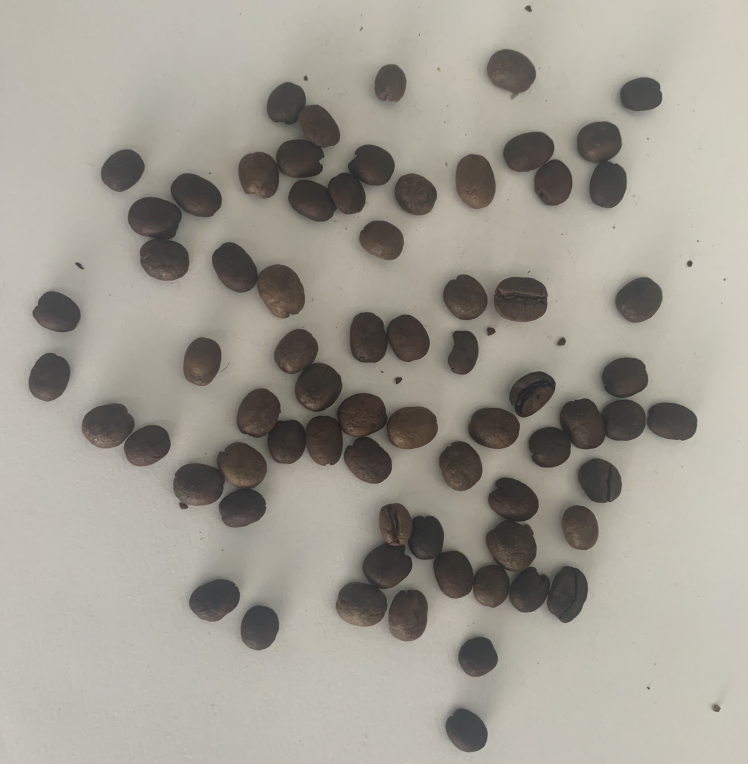
#> input picture LAB04/70-1.jpg, 2991 x 3054 px (shown at 1/4 size); its folder holds 5 pictures in this run
$ jupyter execute --allow-errors 'cafe-notebook - Copia.ipynb'   (Python 2 division)   (older library calls are emulated)
#> lines starting #> are read from the running program, lines starting #| are printed output that depends on the picture; after the words box and inside, x2 and y2 are one past the last pixel; in counts of white or black regions, pixels touching at a corner belong together
[cell 1]
import sys
import cv2
import numpy as np
import matplotlib.pyplot as plt
import random
from os.path import join
import pandas as pd
from glob import glob

[cell 2]
def list_images():
    cwd = os.getcwd()

    files = []
    for ext in ('*.jpg', '*.png'):
        #files.extend(glob(join(cwd, ext)))
        files.extend(glob(ext))

    return files

#> (a cell that did not finish here is left out)

#> (a cell that did not finish here is left out)

[cell 5]
original_image = cv2.imread('70-1.jpg')
#> original_image is the input picture: shape (3054, 2991, 3); mean B, G, R 146.2, 155.5, 159.8
original_image_bw = cv2.cvtColor(original_image , cv2.COLOR_BGR2GRAY)

img_threshold = cv2.adaptiveThreshold(original_image_bw, 255, cv2.ADAPTIVE_THRESH_GAUSSIAN_C, cv2.THRESH_BINARY, 11, 2)
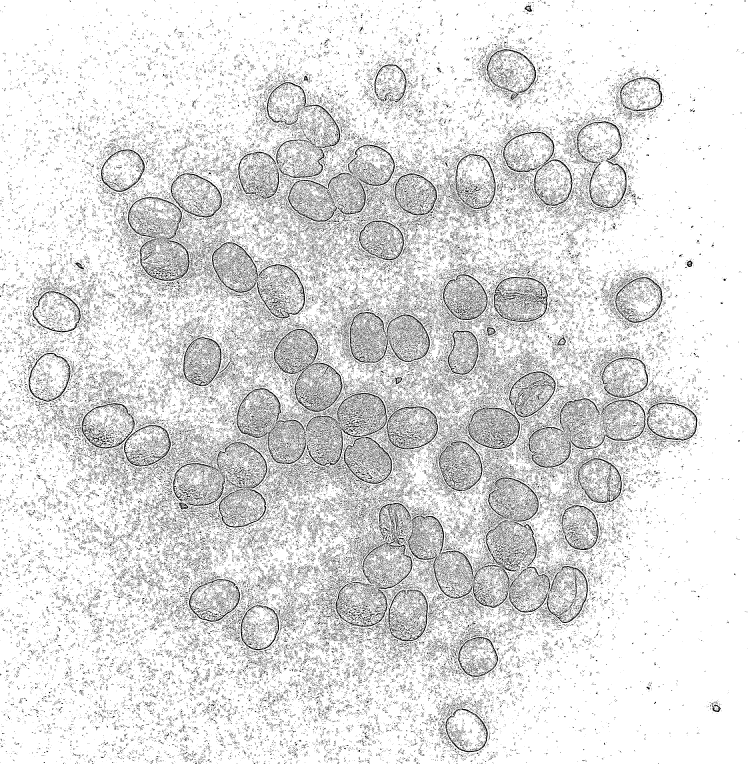
#> img_threshold: shape (3054, 2991) (shown at 1/4 size); 87.5% white; black in thin lines or dots
ret, img_threshold2 = cv2.threshold(original_image_bw, 0, 255, cv2.THRESH_BINARY+cv2.THRESH_OTSU)
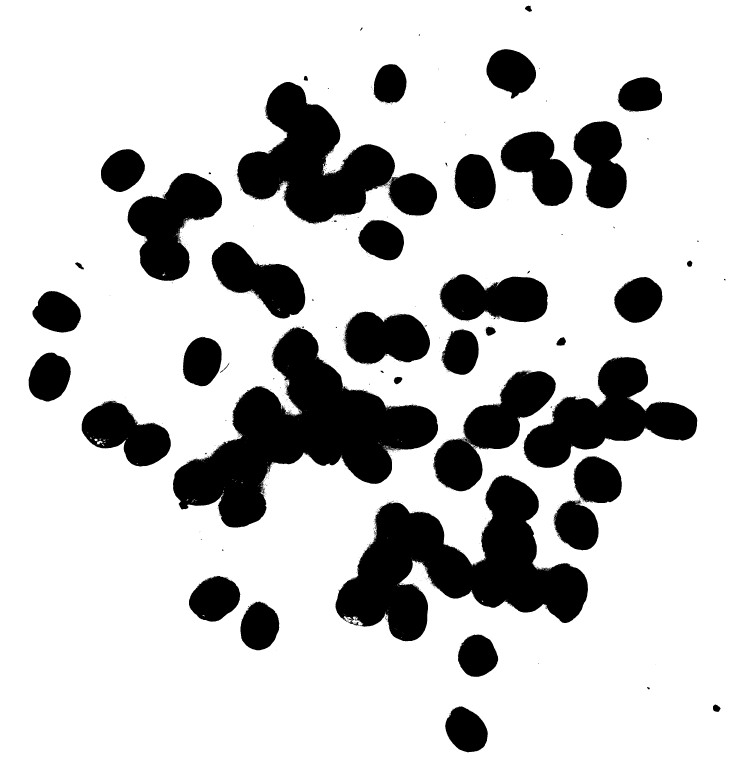
#> img_threshold2: shape (3054, 2991) (shown at 1/4 size); 79% white; 1452 black regions (1394 under 20 px), largest, box (x1, y1, x2, y2) and area: (692, 1308, 1752, 2111) 337249, (1342, 1899, 2352, 2565) 311595, (946, 328, 1748, 896) 205462
#> ret = 124


# cv2.imshow('teste', img_threshold)
# cv2.waitKey(0)

[cell 6]
plt.imshow(img_threshold2)
plt.show()

[cell 7]
kernel = cv2.getStructuringElement(cv2.MORPH_ELLIPSE, (10,10))
opening = cv2.morphologyEx(img_threshold2, cv2.MORPH_OPEN, kernel)
#> opening: shape (3054, 2991); 78.6% white; 86 black regions (38 under 20 px), largest, box (x1, y1, x2, y2) and area: (693, 1304, 1753, 2111) 345687, (1343, 1900, 2353, 2565) 318224, (940, 329, 1749, 899) 211207
plt.imshow(opening)
plt.show()

[cell 8]
kernel = cv2.getStructuringElement(cv2.MORPH_CROSS, (5,5))
erosion = cv2.erode(img_threshold2,kernel,iterations = 10)
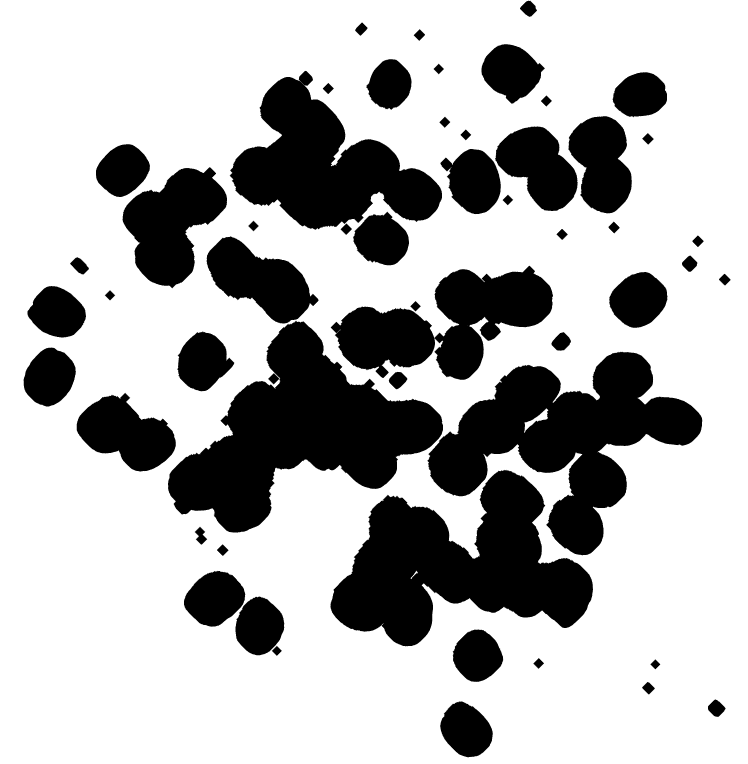
#> erosion: shape (3054, 2991) (shown at 1/4 size); 71.5% white; 54 black regions, largest, box (x1, y1, x2, y2) and area: (672, 1283, 1772, 2131) 415807, (1322, 1879, 2372, 2585) 392213, (1709, 1406, 2809, 2221) 383932
plt.imshow(erosion)
plt.show()

[cell 9]
plt.imshow(erosion)
plt.show()

[cell 10]
cv2.imshow('teste', original_image_bw)
cv2.waitKey(0)

[cell 11]
image = cv2.imread('70-1.jpg',cv2.IMREAD_UNCHANGED)

gray = cv2.cvtColor(image, cv2.COLOR_BGR2GRAY)

ret,binary = cv2.threshold(gray, 0, 255, cv2.THRESH_OTSU | cv2.THRESH_BINARY)

binary = cv2.bitwise_not(binary)

H = cv2.Sobel(binary, cv2.CV_8U, 0, 2)
#> H: shape (3054, 2991); 0.69% white in thin lines or dots
V = cv2.Sobel(binary, cv2.CV_8U, 2, 0)
#> V: shape (3054, 2991); 0.68% white in thin lines or dots

rows,cols = image.shape[:2]
#> rows = 3054; cols = 2991

### OUTROS TESTES

[cell 12]
from skimage.feature import peak_local_max
from skimage.segmentation import watershed
from scipy import ndimage
import numpy as np
import argparse
import imutils
import cv2

[cell 13]
# load the image and perform pyramid mean shift filtering
# to aid the thresholding step
image = cv2.imread('70-1.jpg',cv2.IMREAD_UNCHANGED)
shifted = cv2.pyrMeanShiftFiltering(image, 21, 51)
plt.imshow(image)
plt.show()


# convert the mean shift image to grayscale, then apply
# Otsu's thresholding
gray = cv2.cvtColor(shifted, cv2.COLOR_BGR2GRAY)
thresh = cv2.threshold(gray, 0, 255, cv2.THRESH_BINARY | cv2.THRESH_OTSU)[1]
#> thresh: shape (3054, 2991); 80% white; 138 black regions (97 under 20 px), largest, box (x1, y1, x2, y2) and area: (693, 1315, 1752, 2110) 326038, (1342, 1909, 2352, 2565) 298908, (953, 328, 1748, 887) 194844

kernel = cv2.getStructuringElement(cv2.MORPH_ELLIPSE, (3,3))
thresh = cv2.morphologyEx(thresh, cv2.MORPH_OPEN, kernel, iterations=5)
#> thresh: shape (3054, 2991); 79.9% white; 50 black regions (9 under 20 px), largest, box (x1, y1, x2, y2) and area: (693, 1307, 1752, 2110) 326589, (1342, 1909, 2352, 2565) 299859, (953, 328, 1748, 887) 195531


thresh = cv2.bitwise_not(thresh)
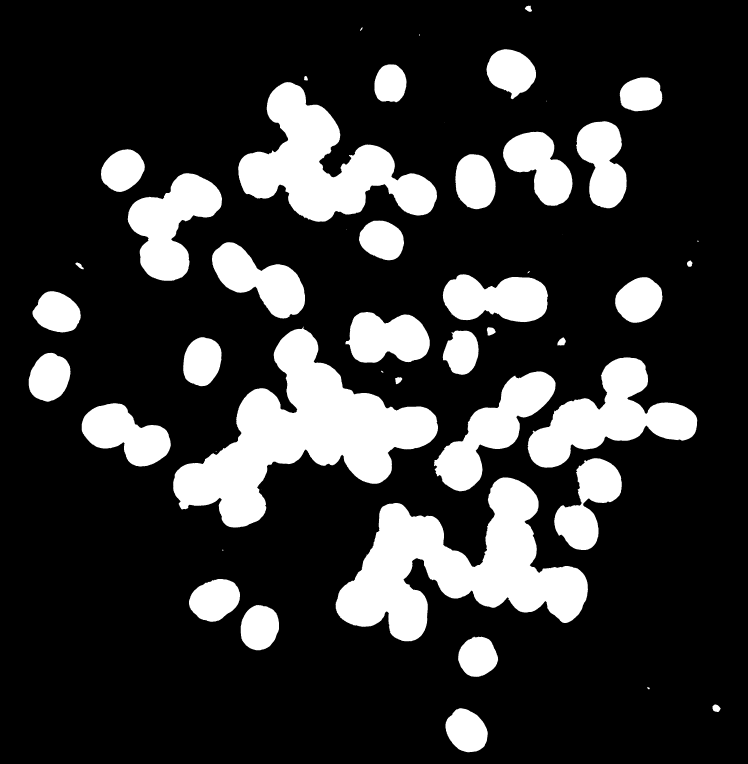
#> thresh: shape (3054, 2991) (shown at 1/4 size); 20.1% white; 50 white regions (9 under 20 px), largest, box (x1, y1, x2, y2) and area: (693, 1307, 1752, 2110) 326589, (1342, 1909, 2352, 2565) 299859, (953, 328, 1748, 887) 195531


plt.imshow(thresh)
plt.show()

[cell 14]
result_g = cv2.bitwise_and(image, image, mask=thresh)
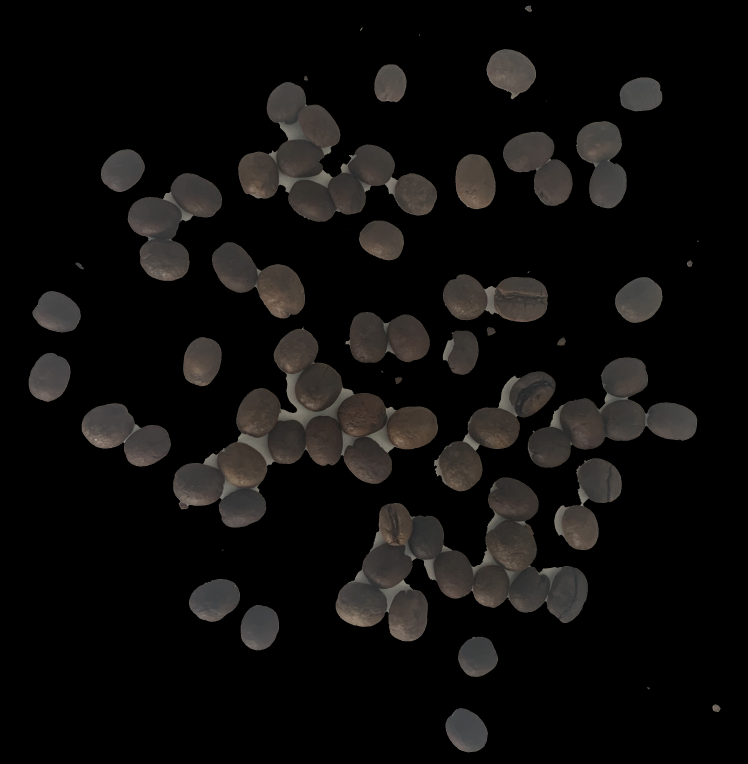
#> result_g: shape (3054, 2991, 3) (shown at 1/4 size); mean B, G, R 12.6, 13.5, 14.7
plt.imshow(result_g)
plt.show()

[cell 15]
# compute the exact Euclidean distance from every binary
# pixel to the nearest zero pixel, then find peaks in this
# distance map
D = ndimage.distance_transform_edt(thresh)
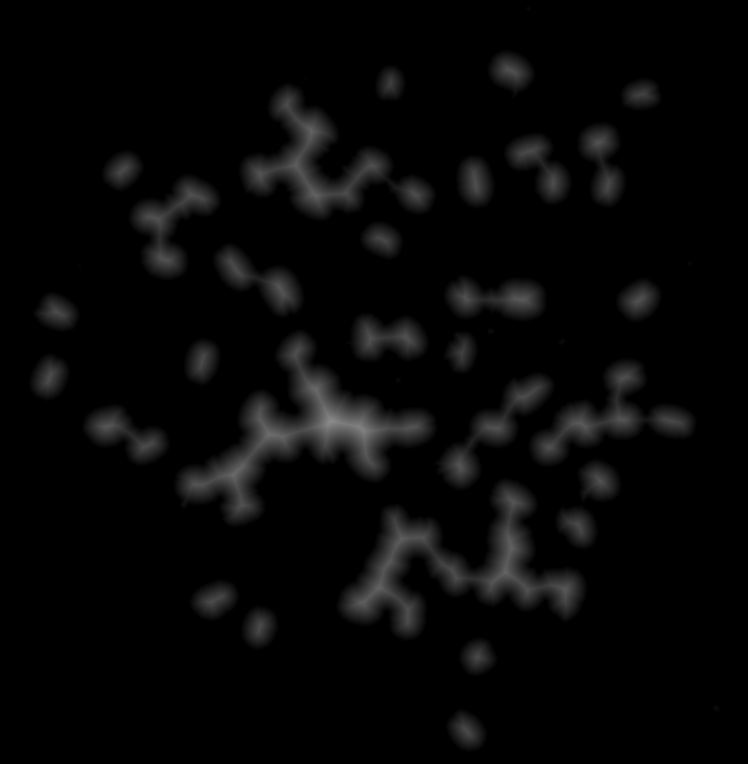
#> D: shape (3054, 2991) float64 (shown at 1/4 size); min 0, max 141.4, mean 7
localMax = peak_local_max(D, indices=False, min_distance=20, labels=thresh)
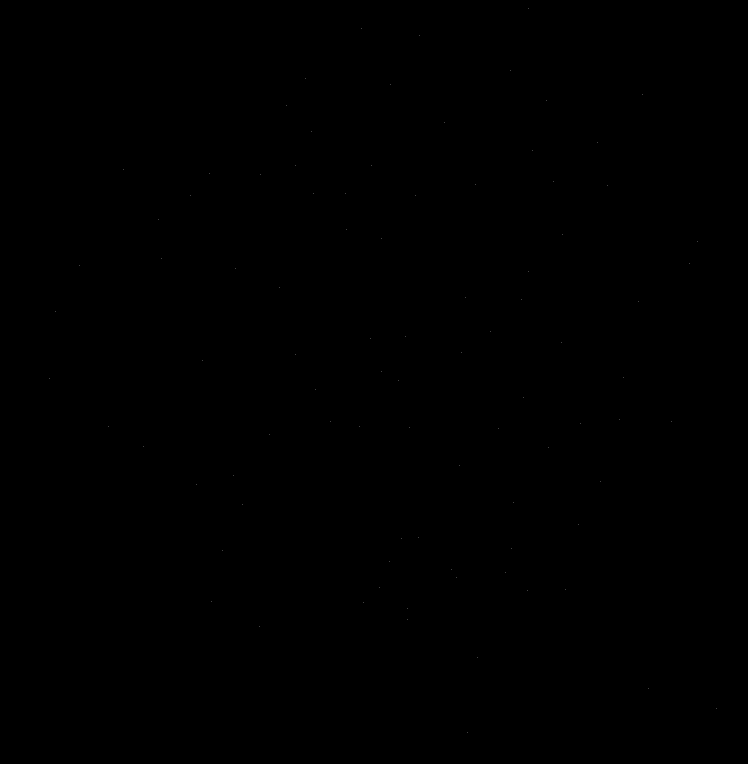
#> localMax: shape (3054, 2991) bool (shown at 1/4 size); 0% white in thin lines or dots, all inside (x1, y1, x2, y2) = (196, 33, 2866, 2930)

# perform a connected component analysis on the local peaks,
# using 8-connectivity, then appy the Watershed algorithm
markers = ndimage.label(localMax, structure=np.ones((3, 3)))[0]
#> markers: shape (3054, 2991) int32; 92 distinct labels, from 0 to 91
labels = watershed(-D, markers, mask=thresh)
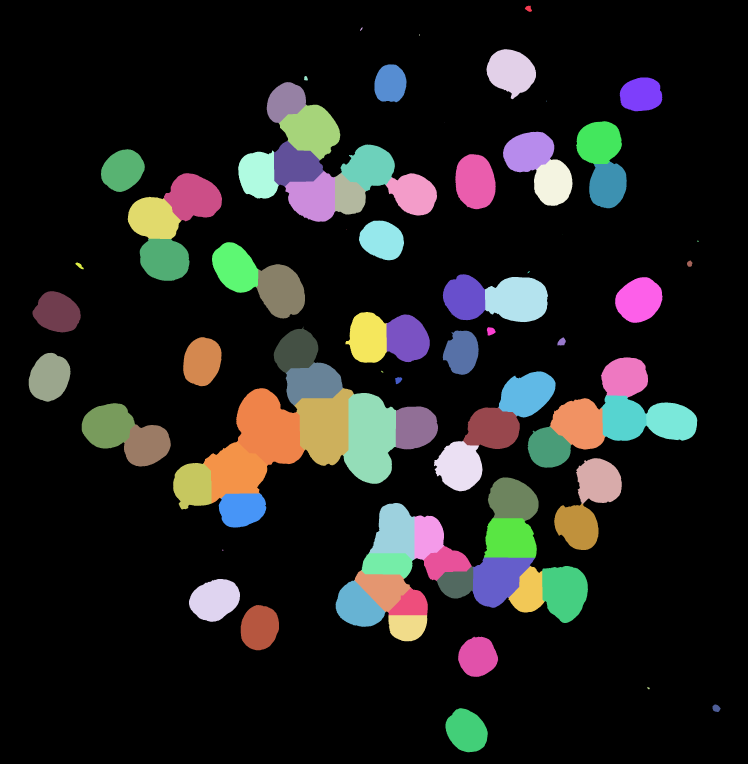
#> labels: shape (3054, 2991) int32 (shown at 1/4 size); 92 distinct labels, from 0 to 91; one colour per label, 0 black
print("[INFO] {} unique segments found".format(len(np.unique(labels)) - 1))
#| [INFO] 91 unique segments found

#> (a cell that did not finish here is left out)

[cell 17]
cv2.imwrite('output4.png', image)
#> Out = True
